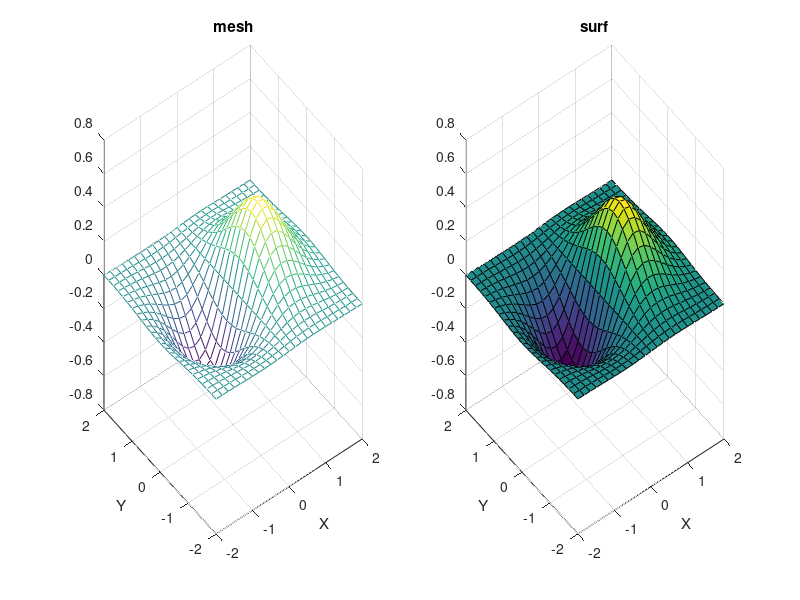

Source code (MATLAB):
%% Create the data
x = linspace(-2, 2, 25);
y = linspace(-2, 2, 25);

%%
[X, Y] = meshgrid(x, y); % Notice that X and Y is matrix, not vector
Z = X.*exp(-X.^2-Y.^2);

%% Using mesh, surffunction to plot

subplot(1, 2, 1);
mesh(X, Y, Z);
title("mesh");
xlabel("X");
ylabel("Y");

subplot(1, 2, 2);
surf(X, Y, Z);
title("surf");
xlabel("X");
ylabel("Y");

%% Another two figure
Z = 3*(1-X).^2.*exp(-(X.^2) - (Y+1).^2) - 10*(X/5 - X.^3 - Y.^5).*exp(-X.^2-Y.^2) - 1/3*exp(-(X+1).^2 - Y.^2)
